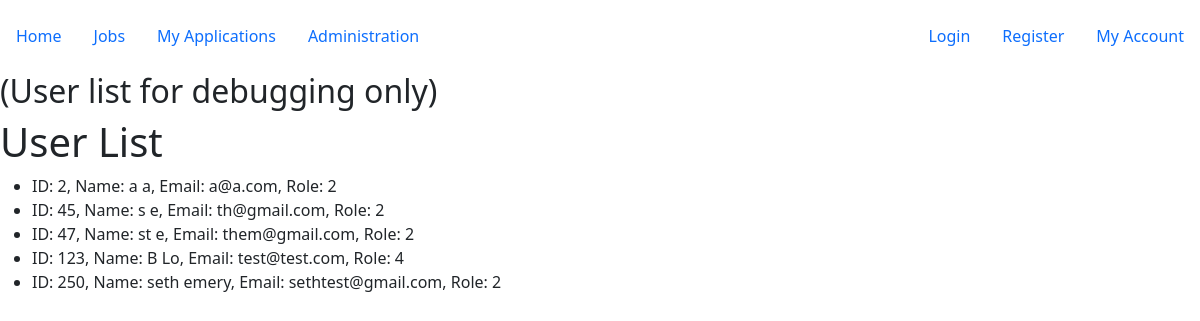
Before: /list_users with the older database file.
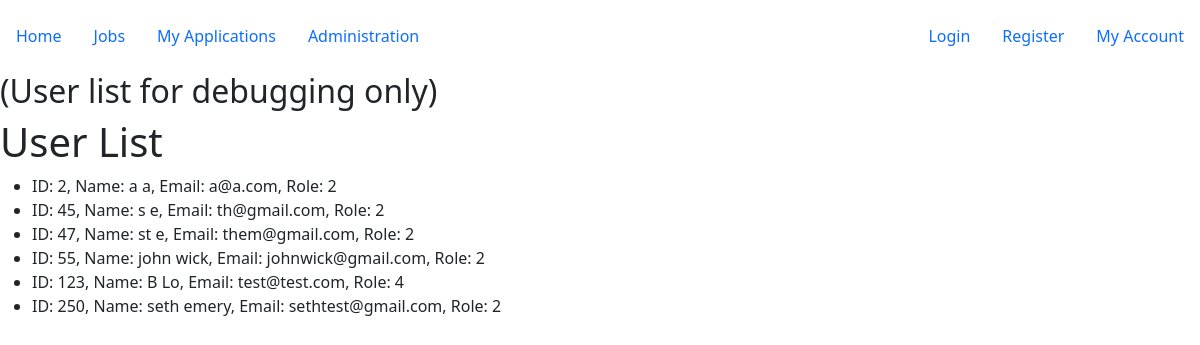
After: the same page with the newer database file.
### GTAApplication/models/models.py (models this page shows, shortened)
class Users(UserMixin, db.Model):
    __tablename__ = "Users"
    user_id = db.Column(db.Integer, primary_key=True)
    user_fname = db.Column(db.String(25), nullable=False)
    user_lname = db.Column(db.String(25), nullable=False)
    user_email = db.Column(db.String(25), nullable=False)
    role = db.Column(db.Integer, db.ForeignKey("Roles.role_id"), nullable=False)
    major = db.Column(db.Integer, db.ForeignKey("Majors.major_id"), nullable=False)
    degree = db.Column(db.Integer, db.ForeignKey("Degrees.degree_id"), nullable=False)
    gpa = db.Column(db.Numeric(3,2))
    hours = db.Column(db.Numeric(3,2))
    user_pass = db.Column(db.String)

### GTAApplication/app.py (the view)
@gta.route('/list_users')
def list_users():
    userslist = models.Users.query.all()
    return render_template('user_list.html', users=userslist)

### GTAApplication/templates/user_list.html (shortened to what this page needs)
{% extends 'base.html' %}
{% block content %}
<h2>(User list for debugging only)</h2>
</head>
<body>
    <h1>User List</h1>
    <ul>
        {% for user in users %}
        <li>ID: {{ user.user_id }}, Name: {{ user.user_fname }} {{ user.user_lname }}, Email: {{ user.user_email }}, Role: {{ user.role }}</li>
        {% endfor %}
    </ul>
{% endblock %}

### GTAApplication/templates/base.html (shortened to what this page needs)
{% from 'bootstrap5/nav.html' import render_nav_item %}
<!DOCTYPE html>
    <head>
        {{ bootstrap.load_css() }}
    </head>
    <body>
        <nav class="navbar navbar-extended-sm">
            <div class="navbar navbar-nav mr-auto">
                <ul class="nav nav-pills">
                    {{ render_nav_item('Home', 'Home') }}
                    {{ render_nav_item('JobsPage', 'Jobs') }}
                    {{ render_nav_item('ApplicationsPage', 'My Applications') }}
                    {{ render_nav_item('AdminPage', 'Administration') }}
                </ul>
            </div>
            <div class="navbar navbar-nav ml-auto">
                <ul class="nav nav-pills">
                    {{ render_nav_item('LoginPage', 'Login') }}
                    {{ render_nav_item('RegisterPage', 'Register') }}
                    {{ render_nav_item('AccountPage','My Account')}}
                </ul>
            </div>
        </nav>
    <main>
        {% block content %}
        {% endblock %}
    </main>
    </body>
</html>

Changed rows visible on the page:
added Users: user_id "55", user_fname "john", user_lname "wick", user_email "johnwick@gmail.com", role "2"
